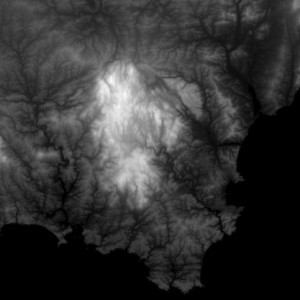
#> input picture h.png, 300 x 300 px
$ python jeferson_souza.py
#> lines starting #> are read from the running program, lines starting #| are printed output that depends on the picture
#> in imread, imagem is the input picture: shape (300, 300, 4) float32; mean R, G, B, A 0.201, 0.201, 0.201, 1

########################################
#
# Nome: Jeferson
# Matricula:
# E­mail:
#
# Nome: Lucas Brabec Barreto Santana
# Matricula: 201420014919
# E­mail: lucasbbs@dcomp.ufs.br
#
########################################

import matplotlib.pyplot as plt
import matplotlib.colors as colors
import numpy as np
import math

def nchannels(imagem):
    dimensoes = imagem.shape
#> dimensoes = (300, 300, 16)
    ultimo = len(dimensoes) - 1
#> ultimo = 2
    return dimensoes[ultimo]

# Questão 11 para RGB com falha
def hist(img, canais):
    color = ('b', 'g', 'r')
    for channel, col in enumerate(color):
        hist, bins = np.histogram(img, canais, None, 256, [0,256])
    return hist

# Questão 11 para escala de cinza OK!
def hist(img):
    hist, bins = np.histogram(img, 256, [0,256])
    return hist

# Questão 12
def showhist(hist):
    plt.hist(hist)
    plt.ylabel('No of times')
    plt.show()

# Questão 13
def showhist2(hist, bin=1):
    numero = math.trunc(bin)
    plt.hist(hist, bins = numero)
    plt.ylabel('No of times')
    plt.show()

def toRBG(image):
    return image[:,:,0:3]
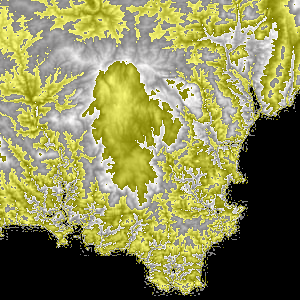
#> returned value: shape (300, 300, 3); mean of channels 0, 1, 2 137.6, 136.9, 84.8; drawn as R, G, B

def imread(nomeArquivo):
    imagem = plt.imread(nomeArquivo)
    if imagem.dtype == 'float32':
    	imagem.dtype = np.uint8
    	imagem * 255
    if nchannels(imagem) > 3: #trata caso em que imagens tem mais que 3 canais
        return toRBG(imagem)
    return imagem

def histeq(img, number_bins=256):
    histograma, bins = np.histogram(img.flatten(), number_bins)
    dist_cumulativa = histograma.cumsum()
    # normaliza
    dist_cumulativa = 255 * dist_cumulativa / dist_cumulativa[-1]
    img_equalizada = np.interp(img.flatten(), bins[:-1], dist_cumulativa)
    return img_equalizada.reshape(img.shape), dist_cumulativa

def convole(img, mask):
    return convolution

def maskBlur():
    return  np.array([[1/16, 2/16, 1/16], [2/16, 4/16, 2/16], [1/16, 2/16, 1/16]])

def convolve(img, mask):
    img_nova = img.reshape(img.shape[0], img.shape[1], 1)
    print(img_nova.shape)


def blur(img):
    return convolve(img, maskBlur())


img = imread("h.png")
print(img.shape)
#| (300, 300, 3)
x = img.shape[0]
#> x = 300
y = img.shape[1]
#> y = 300
print(x, y)
#| 300 300
img_nova = img.flatten()
#> (the run stopped early here; a loop or call above may not have finished)

$ run again, with heightmapexample.jpg saved as h.png
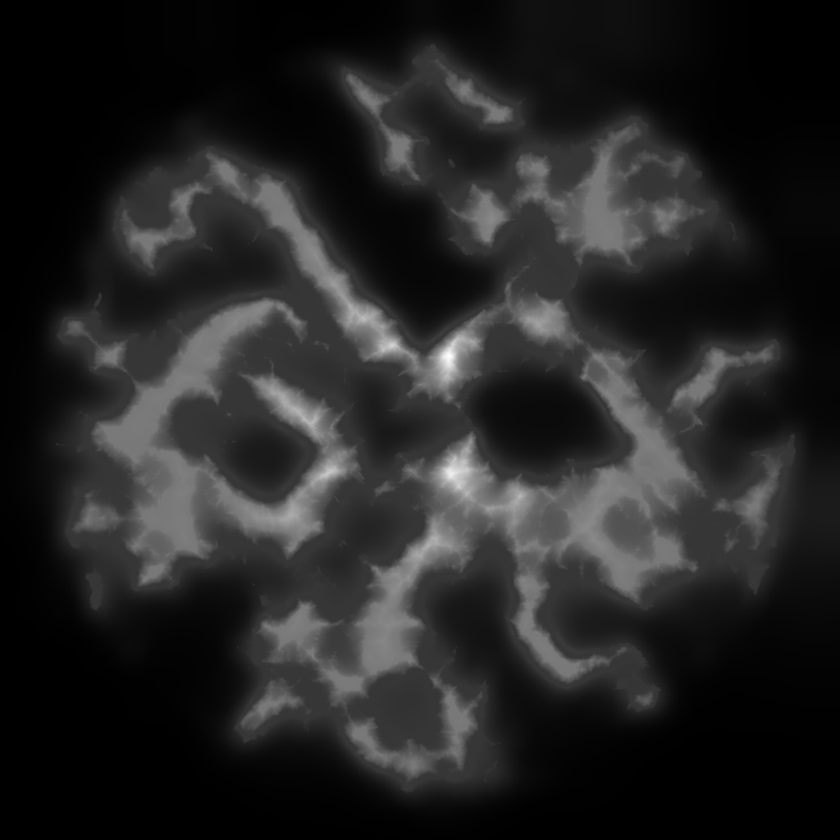
#> input picture heightmapexample.jpg, 840 x 840 px, shrunk from 1024 x 1024 before the run
#> in imread, imagem is the input picture: shape (840, 840, 3) float32; min 0, max 1, mean 0.143
#> in toRBG, `return image[:,:,0:3]`:
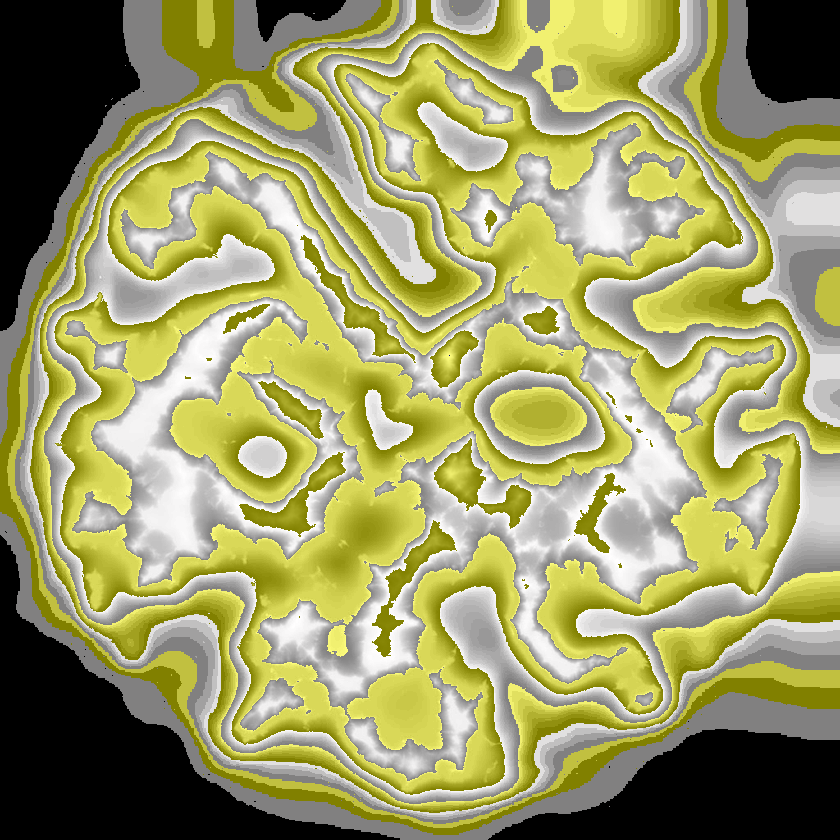
#> returned value: shape (840, 840, 3); mean of channels 0, 1, 2 157.4, 156.6, 101.1; drawn as R, G, B
#| (840, 840, 3)
#| 840 840
